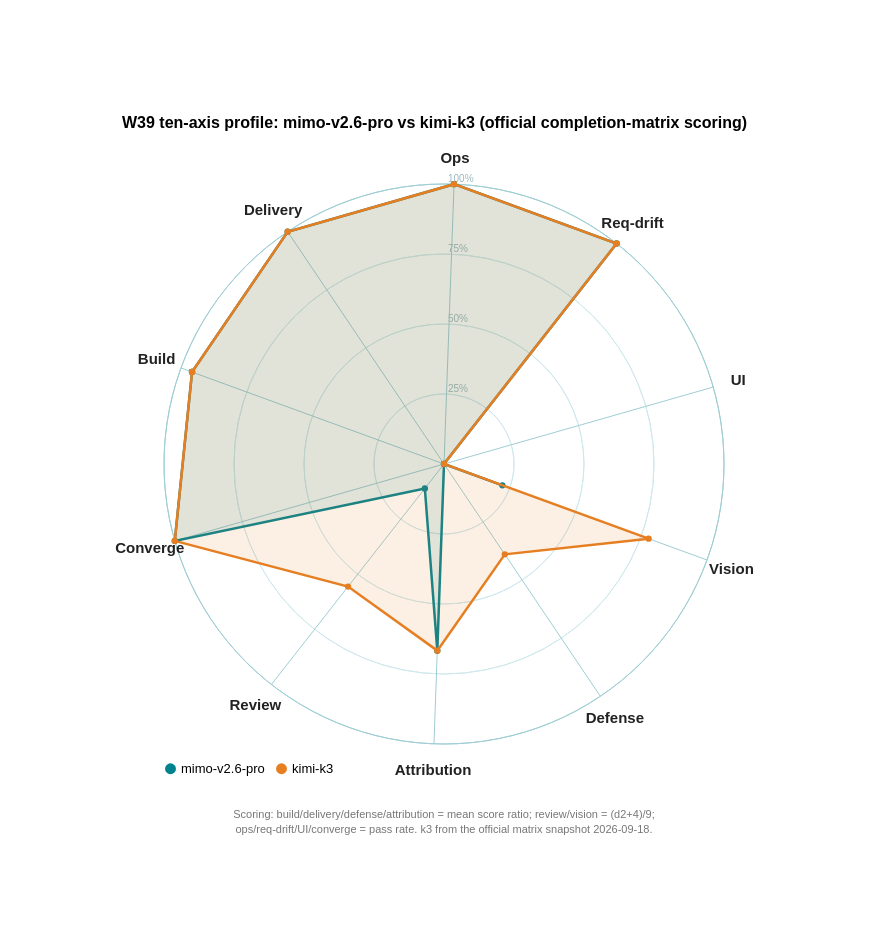

Write the Vega-Lite specification saved for this chart.
### Vega specification from a JSON file in a GitHub repository (floating-point values rounded to 4 significant figures)
{"$schema": "https://vega.github.io/schema/vega/v5.json", "width": 560, "height": 560, "padding": 115, "title": {"text": "W39 ten-axis profile: mimo-v2.6-pro vs kimi-k3 (official completion-matrix scoring)", "fontSize": 16, "anchor": "middle", "offset": 20}, "signals": [{"name": "radius", "update": "width / 2"}], "data": [{"name": "table", "values": [{"key": "Build", "category": "mimo-v2.6-pro", "value": 0.958}, {"key": "Delivery", "category": "mimo-v2.6-pro", "value": 1.0}, {"key": "Ops", "category": "mimo-v2.6-pro", "value": 1.0}, {"key": "Req-drift", "category": "mimo-v2.6-pro", "value": 1.0}, {"key": "UI", "category": "mimo-v2.6-pro", "value": 0.0}, {"key": "Vision", "category": "mimo-v2.6-pro", "value": 0.222}, {"key": "Defense", "category": "mimo-v2.6-pro", "value": 0.0}, {"key": "Attribution", "category": "mimo-v2.6-pro", "value": 0.667}, {"key": "Review", "category": "mimo-v2.6-pro", "value": 0.111}, {"key": "Converge", "category": "mimo-v2.6-pro", "value": 1.0}, {"key": "Build", "category": "mimo-v2.6-pro", "value": 0.958, "close": true}, {"key": "Build", "category": "kimi-k3", "value": 0.958}, {"key": "Delivery", "category": "kimi-k3", "value": 1.0}, {"key": "Ops", "category": "kimi-k3", "value": 1.0}, {"key": "Req-drift", "category": "kimi-k3", "value": 1.0}, {"key": "UI", "category": "kimi-k3", "value": 0.0}, {"key": "Vision", "category": "kimi-k3", "value": 0.778}, {"key": "Defense", "category": "kimi-k3", "value": 0.389}, {"key": "Attribution", "category": "kimi-k3", "value": 0.667}, {"key": "Review", "category": "kimi-k3", "value": 0.556}, {"key": "Converge", "category": "kimi-k3", "value": 1.0}, {"key": "Build", "category": "kimi-k3", "value": 0.958, "close": true}]}, {"name": "keys", "values": ["Build", "Delivery", "Ops", "Req-drift", "UI", "Vision", "Defense", "Attribution", "Review", "Converge"]}, {"name": "ticks", "values": [{"f": 0.25}, {"f": 0.5}, {"f": 0.75}, {"f": 1.0}]}], "scales": [{"name": "angular", "type": "point", "domain": {"data": "keys", "field": "data"}, "range": {"signal": "[-PI + 0.35, PI + 0.35 - 2 * PI / 10]"}}, {"name": "radial", "type": "linear", "domain": [0, 1], "range": {"signal": "[0, radius]"}, "zero": true, "nice": false}, {"name": "color", "type": "ordinal", "domain": ["mimo-v2.6-pro", "kimi-k3"], "range": ["#00838F", "#E67E22"]}], "legends": [{"fill": "color", "orient": "bottom", "direction": "horizontal", "title": null, "labelFontSize": 13, "symbolSize": 120, "labelLimit": 0}], "marks": [{"type": "arc", "encode": {"enter": {"x": {"signal": "0.5 * width"}, "y": {"signal": "0.5 * height"}, "startAngle": {"value": 0}, "endAngle": {"signal": "2 * PI"}, "innerRadius": {"signal": "0.25 * radius"}, "outerRadius": {"signal": "0.25 * radius"}, "stroke": {"value": "#cfe8ec"}, "strokeWidth": {"value": 1}}}}, {"type": "arc", "encode": {"enter": {"x": {"signal": "0.5 * width"}, "y": {"signal": "0.5 * height"}, "startAngle": {"value": 0}, "endAngle": {"signal": "2 * PI"}, "innerRadius": {"signal": "0.5 * radius"}, "outerRadius": {"signal": "0.5 * radius"}, "stroke": {"value": "#cfe8ec"}, "strokeWidth": {"value": 1}}}}, {"type": "arc", "encode": {"enter": {"x": {"signal": "0.5 * width"}, "y": {"signal": "0.5 * height"}, "startAngle": {"value": 0}, "endAngle": {"signal": "2 * PI"}, "innerRadius": {"signal": "0.75 * radius"}, "outerRadius": {"signal": "0.75 * radius"}, "stroke": {"value": "#cfe8ec"}, "strokeWidth": {"value": 1}}}}, {"type": "arc", "encode": {"enter": {"x": {"signal": "0.5 * width"}, "y": {"signal": "0.5 * height"}, "startAngle": {"value": 0}, "endAngle": {"signal": "2 * PI"}, "innerRadius": {"signal": "1.0 * radius"}, "outerRadius": {"signal": "1.0 * radius"}, "stroke": {"value": "#9fcdd4"}, "strokeWidth": {"value": 1}}}}, {"type": "text", "encode": {"enter": {"x": {"signal": "0.5 * width + 4"}, "y": {"signal": "0.5 * height - datum.f * radius"}, "text": {"signal": "format(datum.f, '.0%')"}, "fontSize": {"value": 10}, "fill": {"value": "#9ab8bd"}, "align": {"value": "left"}, "baseline": {"value": "bottom"}}}, "from": {"data": "ticks"}}, {"type": "rule", "from": {"data": "keys"}, "encode": {"enter": {"x": {"signal": "0.5 * width"}, "y": {"signal": "0.5 * height"}, "x2": {"signal": "0.5 * width + radius * cos(scale('angular', datum.data))"}, "y2": {"signal": "0.5 * height + radius * sin(scale('angular', datum.data))"}, "stroke": {"value": "#9fcdd4"}, "strokeWidth": {"value": 1}}}}, {"type": "text", "from": {"data": "keys"}, "encode": {"enter": {"x": {"signal": "0.5 * width + (radius + 26) * cos(scale('angular', datum.data))"}, "y": {"signal": "0.5 * height + (radius + 26) * sin(scale('angular', datum.data))"}, "text": {"field": "data"}, "fontSize": {"value": 15}, "fontWeight": {"value": "bold"}, "align": {"value": "center"}, "baseline": {"value": "middle"}, "fill": {"value": "#222"}}}}, {"type": "group", "from": {"facet": {"name": "cats", "data": "table", "groupby": "category"}}, "marks": [{"type": "line", "from": {"data": "cats"}, "encode": {"enter": {"x": {"signal": "0.5 * width + scale('radial', datum.value) * cos(scale('angular', datum.key))"}, "y": {"signal": "0.5 * height + scale('radial', datum.value) * sin(scale('angular', datum.key))"}, "stroke": {"scale": "color", "field": {"parent": "category"}}, "strokeWidth": {"value": 2.5}, "fill": {"scale": "color", "field": {"parent": "category"}}, "fillOpacity": {"value": 0.12}}}}, {"type": "symbol", "from": {"data": "cats"}, "encode": {"enter": {"x": {"signal": "0.5 * width + scale('radial', datum.value) * cos(scale('angular', datum.key))"}, "y": {"signal": "0.5 * height + scale('radial', datum.value) * sin(scale('angular', datum.key))"}, "size": {"value": 40}, "fill": {"scale": "color", "field": {"parent": "category"}}}}}]}, {"type": "text", "encode": {"enter": {"x": {"signal": "0.5 * width"}, "y": {"signal": "height + 74"}, "text": {"value": ["Scoring: build/delivery/defense/attribution = mean score ratio; review/vision = (d2+4)/9;", "ops/req-drift/UI/converge = pass rate. k3 from the official matrix snapshot 2026-09-18."]}, "fontSize": {"value": 11}, "fill": {"value": "#777"}, "align": {"value": "center"}, "lineHeight": {"value": 15}}}}]}
